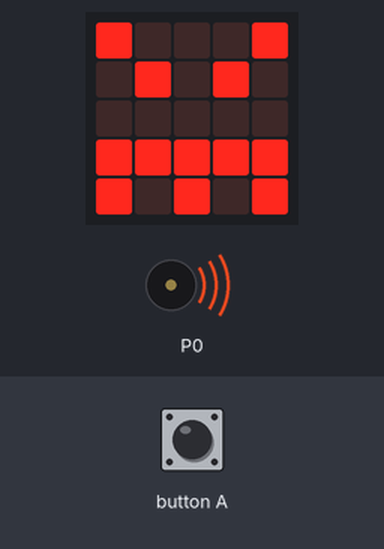
The program below on a simulated BBC micro:bit (MakeCode). On the bench: the board's 5×5 LED display, buzzer (waves = sounding). Inputs (shaded band) come from the test bench.

Above: at 5.0 s.
5.1 s: button A pressed for 0.15 s
At 5.3 s:
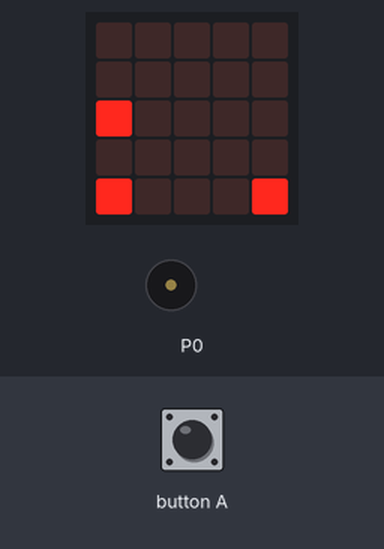
5.8 s: button A pressed for 0.15 s
At 6.4 s:
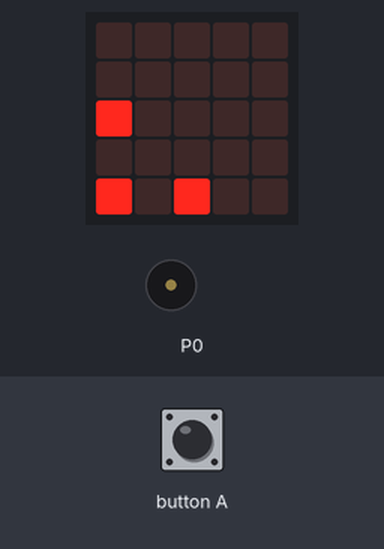
6.5 s: button A pressed for 0.15 s
At 7.88 s:
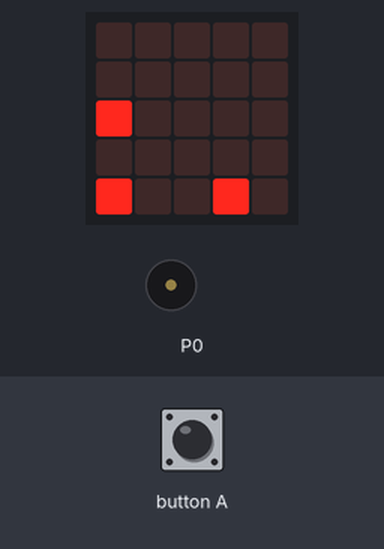
Timing chart, 0 to 16.2 s (numbered marks = the images above; inputs shaded):
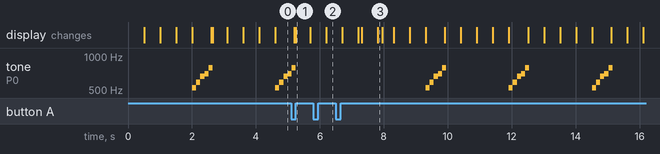

The program:

main.ts
```typescript
input.onButtonPressed(Button.A, function () {
    Cabeza_dinosaurio.change(LedSpriteProperty.Y, -1)
    Pies_dinosaurio.change(LedSpriteProperty.Y, -2)
    basic.pause(900)
    Cabeza_dinosaurio.change(LedSpriteProperty.Y, 1)
    Pies_dinosaurio.change(LedSpriteProperty.Y, 2)
})
function Piedrita () {
    Piedra = game.createSprite(4, 4)
    for (let index = 0; index < 4; index++) {
        basic.pause(500)
        Piedra.change(LedSpriteProperty.X, -1)
        if (Piedra.isTouching(Pies_dinosaurio)) {
            music.startMelody(music.builtInMelody(Melodies.JumpUp), MelodyOptions.Once)
            basic.showIcon(IconNames.Angry)
            Piedrita()
        }
    }
}
let Piedra: game.LedSprite = null
let Pies_dinosaurio: game.LedSprite = null
let Cabeza_dinosaurio: game.LedSprite = null
Cabeza_dinosaurio = game.createSprite(0, 3)
Pies_dinosaurio = game.createSprite(0, 4)
Piedrita()
basic.forever(function () {
    if (true) {
        Piedra.ifOnEdgeBounce()
        basic.pause(100)
        Piedra.delete()
        Piedrita()
    }
})
```

test.ts
```typescript
// aquí va el archivo "tests"; esto no se compilará cuando este paquete se utilice como una extensión.
```

Measured:
- after the input at 5.1 s, the display: first differs from a run without the input after 0.15 s (image 1)
- after the input at 5.8 s, the display: changes after 0.41 s (image 2)
- by itself, tone on P0: repeats every 2.6 s: 587 Hz 0.13 s, 659 Hz 0.13 s, 698 Hz 0.13 s, 784 Hz 0.13 s, silent 2.0 s, 523 Hz 0.13 s
- what the display in image 1 shows lasts 0.4 s, from 5.3 s to 5.7 s
